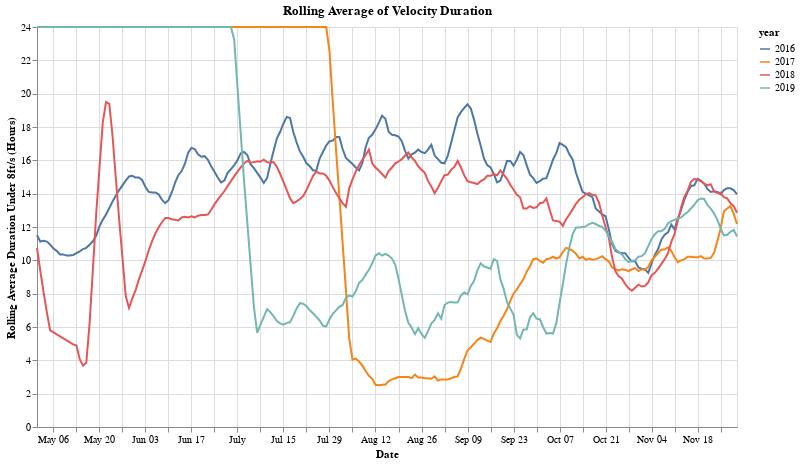

Notebook code for this chart:
### Code cell
summary_stats_vel['rolling_avg'] = summary_stats_vel.groupby('year')['total_velocity_duration'].rolling(window=7, min_periods=1).mean().reset_index(level=0, drop=True)

base_rolling_avg = alt.Chart(summary_stats_vel).mark_line().encode(
    x=alt.X("month_day:T", title="Date"),
    y=alt.Y("rolling_avg:Q", title="Rolling Average Duration Under 8ft/s (Hours)"),
    color="year:N",
    tooltip=["month_day:T", "year:N", "rolling_avg:Q"]
).properties(
    title="Rolling Average of Velocity Duration",
    width=700,
    height=400
)

base_rolling_avg.show()

### Figure 1 — Vega-Lite specification as saved in the notebook (floating-point values rounded to 4 significant figures; data arrays with more than 128 entries replaced by an {"elided": "..."} marker saying what was removed)
{"config": {"view": {"continuousWidth": 300, "continuousHeight": 300}}, "data": {"name": "data-4099e4a5eb5d00cf08be8c0306ea63ae"}, "mark": {"type": "line"}, "encoding": {"color": {"field": "year", "type": "nominal"}, "tooltip": [{"field": "month_day", "type": "temporal"}, {"field": "year", "type": "nominal"}, {"field": "rolling_avg", "type": "quantitative"}], "x": {"field": "month_day", "title": "Date", "type": "temporal"}, "y": {"field": "rolling_avg", "title": "Rolling Average Duration Under 8ft/s (Hours)", "type": "quantitative"}}, "height": 400, "title": "Rolling Average of Velocity Duration", "width": 700, "$schema": "https://vega.github.io/schema/vega-lite/v5.20.1.json", "datasets": {"data-4099e4a5eb5d00cf08be8c0306ea63ae": {"elided": "850 records"}}}
